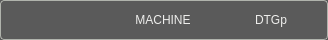
         <widget class="QFrame" name="frame">
          <property name="sizePolicy">
           <sizepolicy hsizetype="Preferred" vsizetype="Fixed">
            <horstretch>0</horstretch>
            <verstretch>0</verstretch>
           </sizepolicy>
          </property>
          <property name="minimumSize">
           <size>
            <width>0</width>
            <height>40</height>
           </size>
          </property>
          <property name="maximumSize">
           <size>
            <width>16777215</width>
            <height>40</height>
           </size>
          </property>
          <property name="styleSheet">
           <string notr="true">.QFrame{
    border-style: solid;
    border-color: rgb(176, 179,172);
    border-width: 1px;
    border-radius: 4px;
    background-color: rgb(90, 90, 90);
    padding: -5px;
}</string>
          </property>
          <property name="frameShape">
           <enum>QFrame::Shape::StyledPanel</enum>
          </property>
          <property name="frameShadow">
           <enum>QFrame::Shadow::Raised</enum>
          </property>
          <layout class="QHBoxLayout" name="horizontalLayout_131">
           <property name="spacing">
            <number>8</number>
           </property>
           <property name="leftMargin">
            <number>5</number>
           </property>
           <property name="rightMargin">
            <number>7</number>
           </property>
           <item>
            <widget class="StatusLabel" name="work_column_header">
             <property name="sizePolicy">
              <sizepolicy hsizetype="Fixed" vsizetype="Fixed">
               <horstretch>0</horstretch>
               <verstretch>0</verstretch>
              </sizepolicy>
             </property>
             <property name="minimumSize">
              <size>
               <width>100</width>
               <height>17</height>
              </size>
             </property>
             <property name="maximumSize">
              <size>
               <width>100</width>
               <height>17</height>
              </size>
             </property>
             <property name="styleSheet">
              <string notr="true">QLabel{
    color: rgb(238, 238, 236);
	font: 16pt &quot;Bebas Kai&quot;;
    padding-left: 6px;
}</string>
             </property>
             <property name="alignment">
              <set>Qt::AlignmentFlag::AlignCenter</set>
             </property>
             <property name="rules" stdset="0">
              <string>[{&quot;channels&quot;: [{&quot;url&quot;: &quot;status:g5x_index?text&quot;, &quot;trigger&quot;: true}], &quot;property&quot;: &quot;Text&quot;, &quot;expression&quot;: &quot;ch[0] + ' WORK'\n&quot;, &quot;name&quot;: &quot;WCS Header&quot;}]</string>
             </property>
            </widget>
           </item>
           <item>
            <widget class="QLabel" name="machine_column_header">
             <property name="enabled">
              <bool>false</bool>
             </property>
             <property name="sizePolicy">
              <sizepolicy hsizetype="Fixed" vsizetype="Fixed">
               <horstretch>0</horstretch>
               <verstretch>0</verstretch>
              </sizepolicy>
             </property>
             <property name="minimumSize">
              <size>
               <width>100</width>
               <height>17</height>
              </size>
             </property>
             <property name="maximumSize">
              <size>
               <width>100</width>
               <height>17</height>
              </size>
             </property>
             <property name="styleSheet">
              <string notr="true">QLabel{
    color: rgb(238, 238, 236);
	font: 16pt &quot;Bebas Kai&quot;;
}</string>
             </property>
             <property name="text">
              <string>MACHINE</string>
             </property>
             <property name="alignment">
              <set>Qt::AlignmentFlag::AlignCenter</set>
             </property>
            </widget>
           </item>
           <item>
            <widget class="QLabel" name="dtg_column_header">
             <property name="sizePolicy">
              <sizepolicy hsizetype="Fixed" vsizetype="Fixed">
               <horstretch>0</horstretch>
               <verstretch>0</verstretch>
              </sizepolicy>
             </property>
             <property name="minimumSize">
              <size>
               <width>100</width>
               <height>17</height>
              </size>
             </property>
             <property name="maximumSize">
              <size>
               <width>100</width>
               <height>17</height>
              </size>
             </property>
             <property name="styleSheet">
              <string notr="true">QLabel{
    color: rgb(238, 238, 236);
	font: 16pt &quot;Bebas Kai&quot;;
}</string>
             </property>
             <property name="text">
              <string>DTGp</string>
             </property>
             <property name="alignment">
              <set>Qt::AlignmentFlag::AlignCenter</set>
             </property>
            </widget>
           </item>
          </layout>
         </widget>
